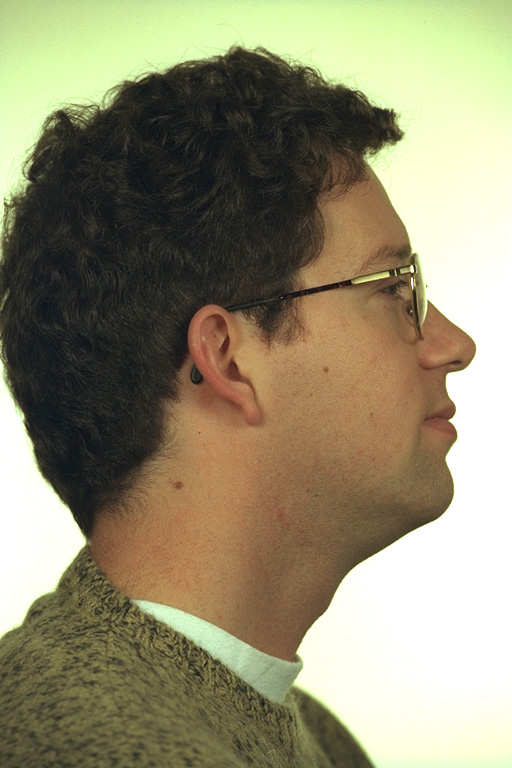
#> input picture Images/Original Images/img_010.jpg, 512 x 768 px; its folder holds only this picture in this run
$ jupyter execute Task3-4.ipynb
#> lines starting #> are read from the running program, lines starting #| are printed output that depends on the picture; after the words box and inside, x2 and y2 are one past the last pixel; in counts of white or black regions, pixels touching at a corner belong together
### Codes/utils.py
import matplotlib.pyplot as plt
import numpy as np
import glob
import cv2
def mask_by_range_and_plot(max_bgr_skin_range,min_bgr_skin_range,max_hsv_skin_range,min_hsv_skin_range):
    print("Max bgr skin range",max_bgr_skin_range)
    print("Min bgr skin range",min_bgr_skin_range)
    print("Max hsv skin range",max_hsv_skin_range)
    print("Min hsv skin range",min_hsv_skin_range)

    original_images=glob.glob("Images/Original Images/img_01*.jpg")+glob.glob("Images/Original Images/img_020.jpg")
    original_images.sort()


    for img in original_images:
        plt.figure(figsize=(20,9))

        bgr_img=cv2.imread(img)
        plt.subplot(141)
        bgr_mask=cv2.inRange(bgr_img,min_bgr_skin_range,max_bgr_skin_range)
        plt.axis('off')
        plt.title("BGR Mask",fontsize=15)
        plt.imshow(bgr_mask, cmap=plt.cm.gray)

        masked_bgr=cv2.bitwise_and(bgr_img,bgr_img,mask=bgr_mask)
        plt.subplot(142)
        plt.axis('off')
        plt.title("Masked BGR",fontsize=15)
        plt.imshow(cv2.cvtColor(masked_bgr,cv2.COLOR_BGR2RGB))

        hsv_img=cv2.cvtColor(masked_bgr,cv2.COLOR_BGR2HSV)
        hsv_mask=cv2.inRange(hsv_img,min_hsv_skin_range,max_hsv_skin_range)
        masked_hsv=cv2.bitwise_and(hsv_img,hsv_img,mask=hsv_mask)
        plt.subplot(143)
        plt.axis('off')
        plt.title("HSV Mask",fontsize=15)
        plt.imshow(hsv_mask, cmap=plt.cm.gray)

        plt.subplot(144)
        plt.axis('off')
        plt.title("Masked HSV",fontsize=15)
        plt.imshow(cv2.cvtColor(masked_hsv,cv2.COLOR_HSV2RGB))

        plt.show()

# [59 lines left out: functions mask_by_dilated_range_and_plot, kMeans, not called in this run]

### HW1/Task3-4.ipynb
[cell 1]
import numpy as np
import cv2
import matplotlib.pyplot as plt

from collections import Counter

from sklearn.cluster import KMeans
import glob
from utils import mask_by_range_and_plot

[cell 2]
def draw_samples_from_face(mu=15):
    x_s=[]
    y_s=[]
    b=mu
    a=2*b
    for i in range(12000):
        y=np.random.randint(-a,a)
        x=np.random.randint(-b,b)
        if np.divide(np.square(x),np.square(b))+np.divide(np.square(y),np.square(a))<1:
                y_s.append(y)
                x_s.append(x)
                if len(y_s)==25:
                    break
    return  list(map(lambda x: x + 256, x_s)),list(map(lambda x: x +384, y_s))

def get_max_min_centroid_values(img):
    reshaped_img =img.reshape(img.shape[0] * img.shape[1],img.shape[2])
    kmeans=KMeans(n_clusters=4)
    quantized_img_predicted=kmeans.fit_predict(reshaped_img)

    quantized_img = [ kmeans.cluster_centers_[cl] for cl in quantized_img_predicted ]
    quantized_img=np.array(quantized_img).reshape(img.shape[0] , img.shape[1],img.shape[2])
    x,y=draw_samples_from_face(10)
    values,counts=np.unique(quantized_img[y,x],return_counts=True,axis=0)
    centroid_having_max_instances=np.argmax(counts)

    max_centroid=reshaped_img[centroid_having_max_instances==quantized_img_predicted]
    return np.max(max_centroid,axis=0),np.min(max_centroid,axis=0)

[cell 3]
min_ranges_bgr=[]
max_ranges_bgr=[]
min_ranges_hsv=[]
max_ranges_hsv=[]
original_images=glob.glob("Images/Original Images/img_01*.jpg")+glob.glob("Images/Original Images/img_020.jpg")
original_images.sort()
for img_path in original_images:
    bgr_img=cv2.imread(img_path)
#> bgr_img is the input picture: shape (768, 512, 3); mean B, G, R 113, 140.4, 146.6
    max_rgb,min_rgb=get_max_min_centroid_values(bgr_img)
#> in get_max_min_centroid_values, `quantized_img = [ kmeans.cluster_centers_[cl] for cl in quantized_img_..`: quantized_img = 393216 items
#> in get_max_min_centroid_values, `quantized_img=np.array(quantized_img).reshape(img.shape[0] , img.shape..`:
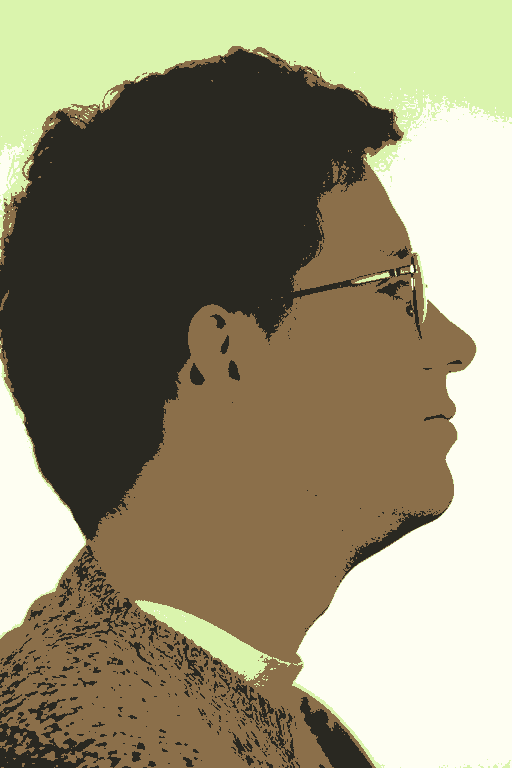
#> quantized_img: shape (768, 512, 3) float64; mean B, G, R 113, 140.4, 146.6
#> in get_max_min_centroid_values, `values,counts=np.unique(quantized_img[y,x],return_counts=True,axis=0)`: values = [[74.1, 111.6, 139.2]]; counts = [25]
#> in get_max_min_centroid_values, `centroid_having_max_instances=np.argmax(counts)`: centroid_having_max_instances = 0
#> max_rgb = [140, 191, 207]; min_rgb = [30, 56, 81]
    max_ranges_bgr.append(max_rgb)
    min_ranges_bgr.append(min_rgb)
    hsv_img=cv2.cvtColor(bgr_img,cv2.COLOR_BGR2HSV)
#> hsv_img: shape (768, 512, 3); mean H, S, V 30.1, 68.5, 150.9
    max_hsv,min_hsv=get_max_min_centroid_values(hsv_img)
#> in get_max_min_centroid_values (call 2), `quantized_img=np.array(quantized_img).reshape(img.shape[0] , img.shape..`:
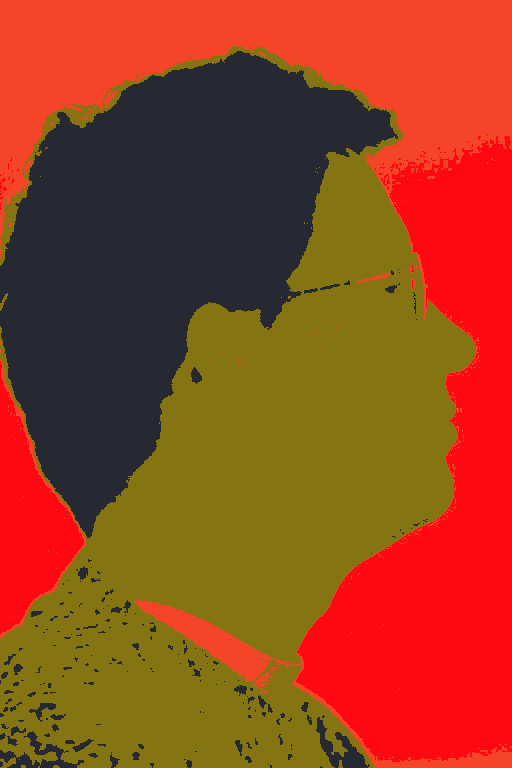
#> quantized_img: shape (768, 512, 3) float64; mean B, G, R 30.1, 68.5, 150.9
#> in get_max_min_centroid_values (call 2), `values,counts=np.unique(quantized_img[y,x],return_counts=True,axis=0)`: values = [[18.97, 117.4, 133.8]]
#> max_hsv = [179, 148, 106]; min_hsv = [0, 0, 10]
    max_ranges_hsv.append(max_hsv)
    min_ranges_hsv.append(min_hsv)

max_bgr_skin_range=np.max(max_ranges_bgr,axis=0).astype(np.uint8)
#> max_bgr_skin_range = [140, 191, 207]
min_bgr_skin_range=np.min(min_ranges_bgr,axis=0).astype(np.uint8)
#> min_bgr_skin_range = [30, 56, 81]
max_hsv_skin_range=np.max(max_ranges_hsv,axis=0).astype(np.uint8)
#> max_hsv_skin_range = [179, 148, 106]
min_hsv_skin_range=np.min(min_ranges_hsv,axis=0).astype(np.uint8)
#> min_hsv_skin_range = [0, 0, 10]

mask_by_range_and_plot(max_bgr_skin_range,min_bgr_skin_range,max_hsv_skin_range,min_hsv_skin_range)
#| Max bgr skin range [140 191 207]
#| Min bgr skin range [30 56 81]
#| Max hsv skin range [179 148 106]
#| Min hsv skin range [ 0  0 10]
#> in mask_by_range_and_plot, `bgr_mask=cv2.inRange(bgr_img,min_bgr_skin_range,max_bgr_skin_range)`:
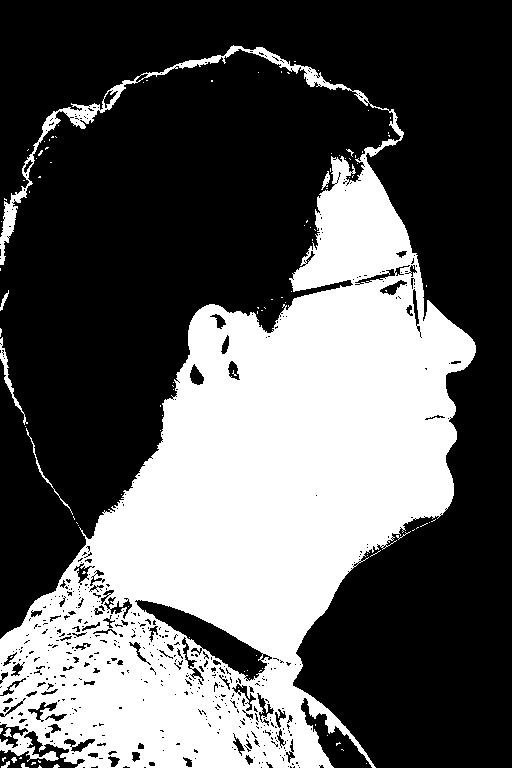
#> bgr_mask: shape (768, 512); 36.5% white; 111 white regions (101 under 20 px), largest, box (x1, y1, x2, y2) and area: (0, 45, 476, 768) 142458, (0, 337, 28, 425) 318, (26, 428, 73, 515) 157
#> in mask_by_range_and_plot, `masked_bgr=cv2.bitwise_and(bgr_img,bgr_img,mask=bgr_mask)`:
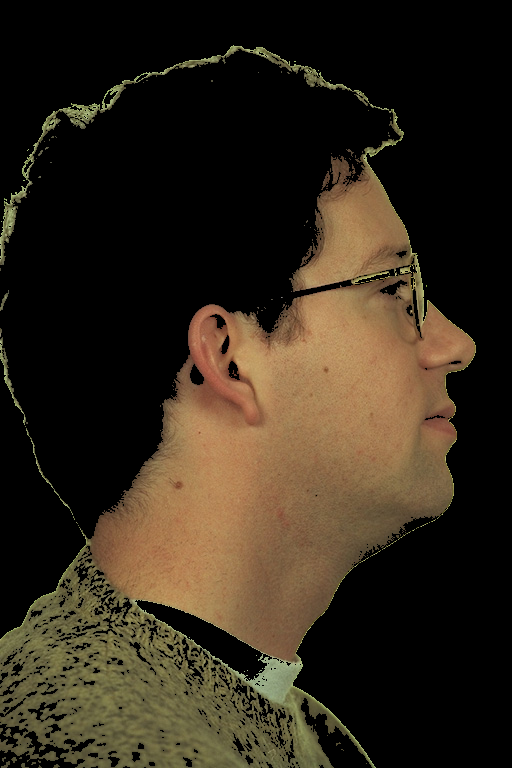
#> masked_bgr: shape (768, 512, 3); mean B, G, R 26.7, 40.2, 50
#> in mask_by_range_and_plot, `hsv_img=cv2.cvtColor(masked_bgr,cv2.COLOR_BGR2HSV)`: hsv_img: shape (768, 512, 3); mean H, S, V 6.9, 42.7, 50.1
#> in mask_by_range_and_plot, `hsv_mask=cv2.inRange(hsv_img,min_hsv_skin_range,max_hsv_skin_range)`:
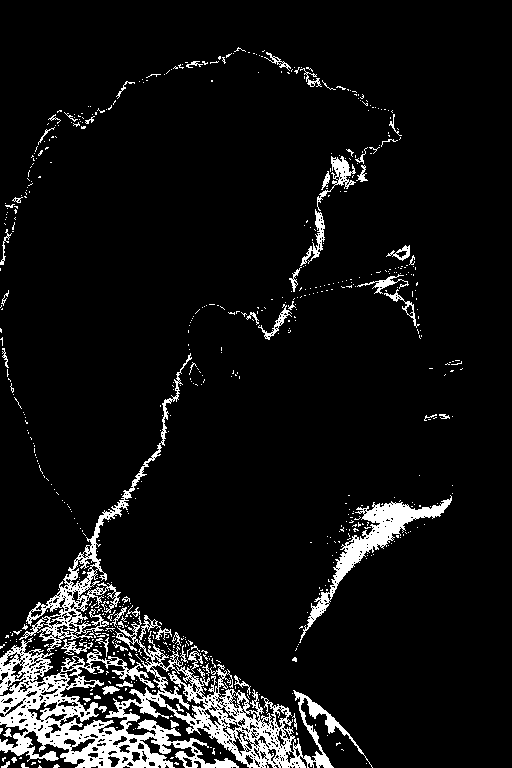
#> hsv_mask: shape (768, 512); 7.7% white; 643 white regions (584 under 20 px), largest, box (x1, y1, x2, y2) and area: (0, 615, 373, 768) 17587, (19, 353, 192, 652) 3630, (299, 495, 452, 643) 3094
#> in mask_by_range_and_plot, `masked_hsv=cv2.bitwise_and(hsv_img,hsv_img,mask=hsv_mask)`: masked_hsv: shape (768, 512, 3); mean H, S, V 1.9, 7.8, 7.3
#> in mask_by_range_and_plot, `plt.show()`:
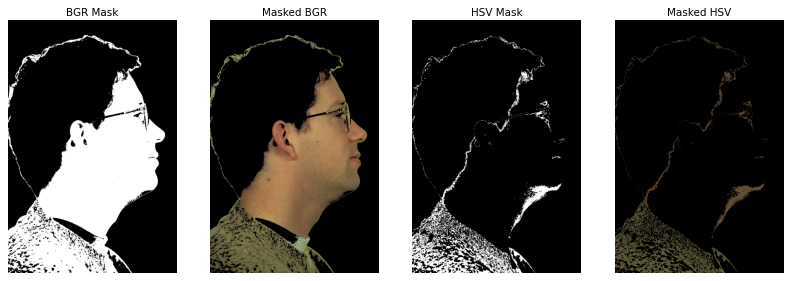
#> figure drawn by matplotlib, 4 panels

$ run again, on Images/Original Images/img_017.jpg
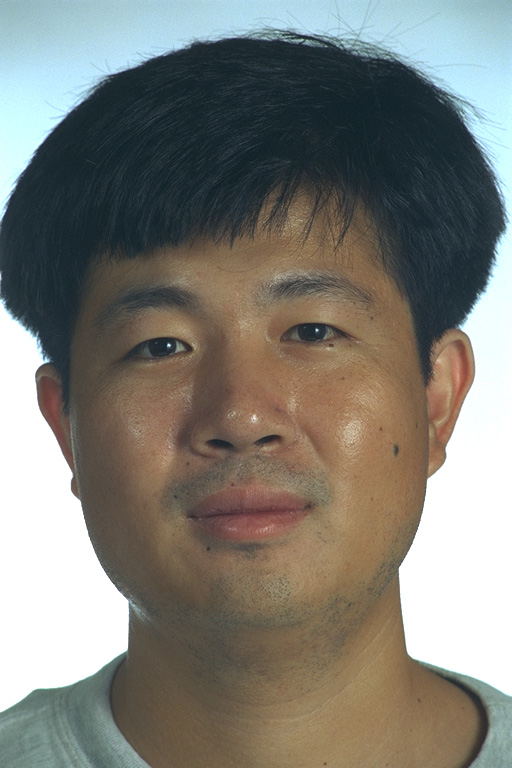
#> input picture Images/Original Images/img_017.jpg, 512 x 768 px
#> bgr_img is the input picture: shape (768, 512, 3); mean B, G, R 118, 125, 126.1
#> in get_max_min_centroid_values, `quantized_img = [ kmeans.cluster_centers_[cl] for cl in quantized_img_..`: quantized_img = 393216 items
#> values = [[86.42, 108, 127]]; counts = [25]
#> centroid_having_max_instances = 0
#> max_rgb = [255, 255, 233]; min_rgb = [136, 146, 115]
#> max_hsv = [179, 161, 145]; min_hsv = [36, 4, 31]
#> max_bgr_skin_range = [255, 255, 233]
#> min_bgr_skin_range = [136, 146, 115]
#> max_hsv_skin_range = [179, 161, 145]
#> min_hsv_skin_range = [36, 4, 31]
#| Max bgr skin range [255 255 233]
#| Min bgr skin range [136 146 115]
#| Max hsv skin range [179 161 145]
#| Min hsv skin range [36  4 31]
#> in mask_by_range_and_plot, `bgr_mask=cv2.inRange(bgr_img,min_bgr_skin_range,max_bgr_skin_range)`:
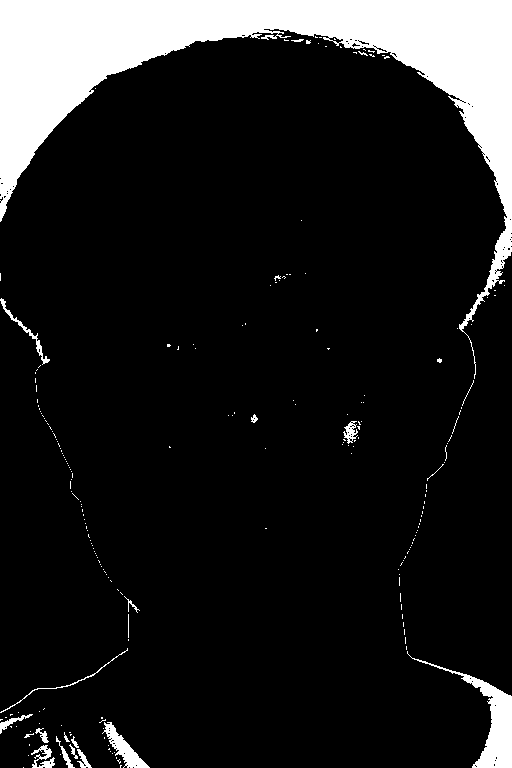
#> bgr_mask: shape (768, 512); 12.2% white; 219 white regions (198 under 20 px), largest, box (x1, y1, x2, y2) and area: (0, 0, 512, 379) 42628, (407, 651, 512, 768) 2343, (102, 722, 150, 768) 701
#> hsv_mask: shape (768, 512); every value is 0
#> masked_hsv: shape (768, 512, 3); every value is 0
#> in mask_by_range_and_plot, `plt.show()`:
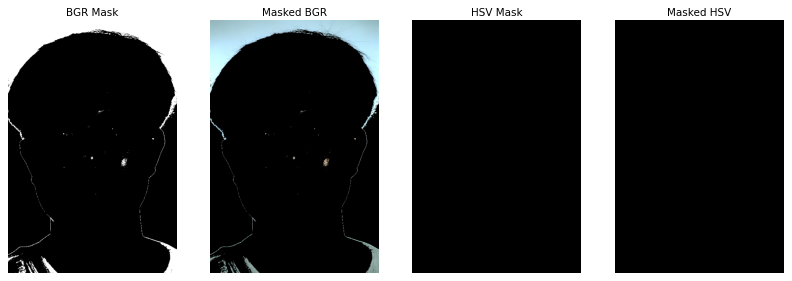
#> figure drawn by matplotlib, 4 panels

$ run again, on Images/Original Images/img_018.jpg
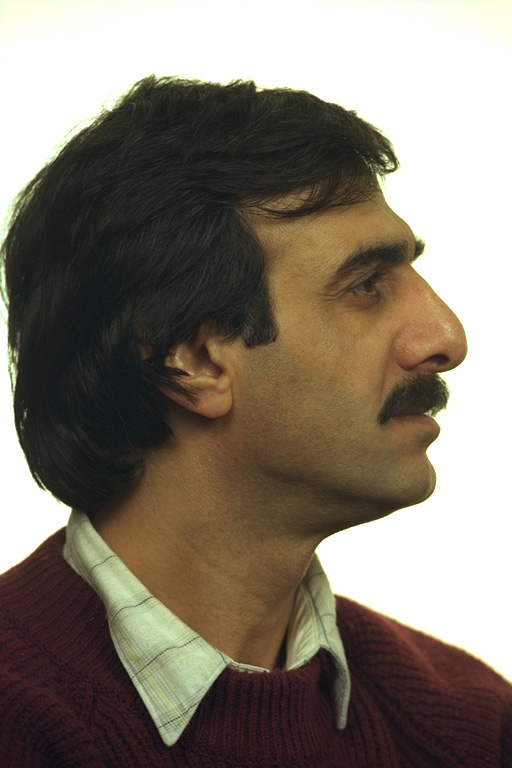
#> input picture Images/Original Images/img_018.jpg, 512 x 768 px
#> bgr_img is the input picture: shape (768, 512, 3); mean B, G, R 109.8, 121.7, 130.9
#> in get_max_min_centroid_values, `quantized_img = [ kmeans.cluster_centers_[cl] for cl in quantized_img_..`: quantized_img = 393216 items
#> values = [[59.03, 94.86, 122.9]]; counts = [25]
#> centroid_having_max_instances = 0
#> max_rgb = [113, 153, 188]; min_rgb = [10, 47, 72]
#> max_hsv = [175, 102, 255]; min_hsv = [0, 0, 160]
#> max_bgr_skin_range = [113, 153, 188]
#> min_bgr_skin_range = [10, 47, 72]
#> max_hsv_skin_range = [175, 102, 255]
#> min_hsv_skin_range = [0, 0, 160]
#| Max bgr skin range [113 153 188]
#| Min bgr skin range [10 47 72]
#| Max hsv skin range [175 102 255]
#| Min hsv skin range [  0   0 160]
#> in mask_by_range_and_plot, `bgr_mask=cv2.inRange(bgr_img,min_bgr_skin_range,max_bgr_skin_range)`:
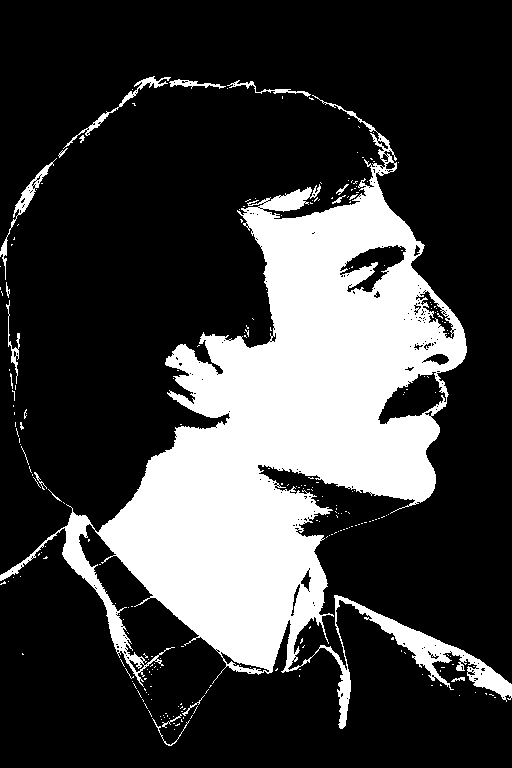
#> bgr_mask: shape (768, 512); 24.8% white; 254 white regions (235 under 20 px), largest, box (x1, y1, x2, y2) and area: (0, 95, 512, 729) 94411, (0, 158, 57, 280) 626, (63, 76, 171, 149) 518
#> hsv_mask: shape (768, 512); 0.01% white in thin lines or dots, all inside (x1, y1, x2, y2) = (1, 207, 456, 640)
#> masked_hsv: shape (768, 512, 3); mean H, S, V 0, 0, 0
#> in mask_by_range_and_plot, `plt.show()`:
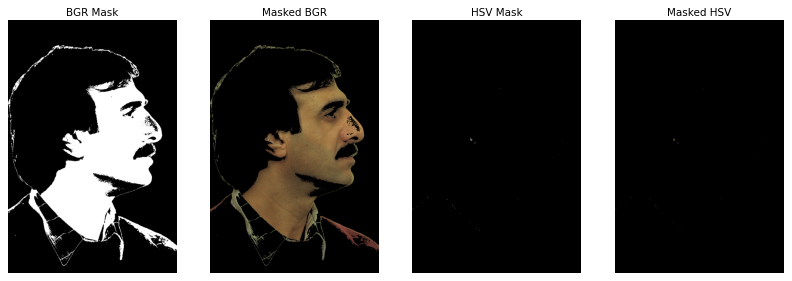
#> figure drawn by matplotlib, 4 panels

$ run again, on Images/Original Images/img_011.jpg
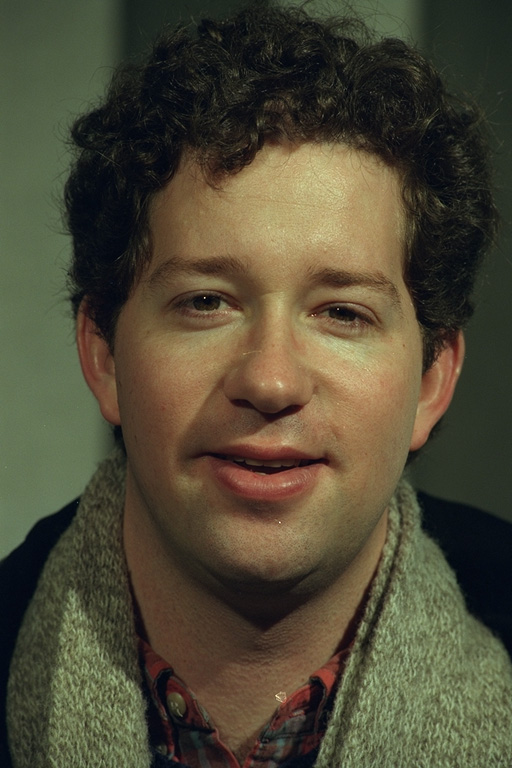
#> input picture Images/Original Images/img_011.jpg, 512 x 768 px
#> bgr_img is the input picture: shape (768, 512, 3); mean B, G, R 54.2, 73.7, 79.3
#> in get_max_min_centroid_values, `quantized_img = [ kmeans.cluster_centers_[cl] for cl in quantized_img_..`: quantized_img = 393216 items
#> values = [[42.5, 57.77, 65.86], [72.98, 103.2, 106.4], [99.15, 142.6, 162.5]]; counts = [8, 6, 11]
#> centroid_having_max_instances = 2
#> max_rgb = [47, 50, 66]; min_rgb = [0, 0, 0]
#> max_hsv = [177, 128, 99]; min_hsv = [0, 0, 4]
#> max_bgr_skin_range = [47, 50, 66]
#> min_bgr_skin_range = [0, 0, 0]
#> max_hsv_skin_range = [177, 128, 99]
#> min_hsv_skin_range = [0, 0, 4]
#| Max bgr skin range [47 50 66]
#| Min bgr skin range [0 0 0]
#| Max hsv skin range [177 128  99]
#| Min hsv skin range [0 0 4]
#> in mask_by_range_and_plot, `bgr_mask=cv2.inRange(bgr_img,min_bgr_skin_range,max_bgr_skin_range)`:
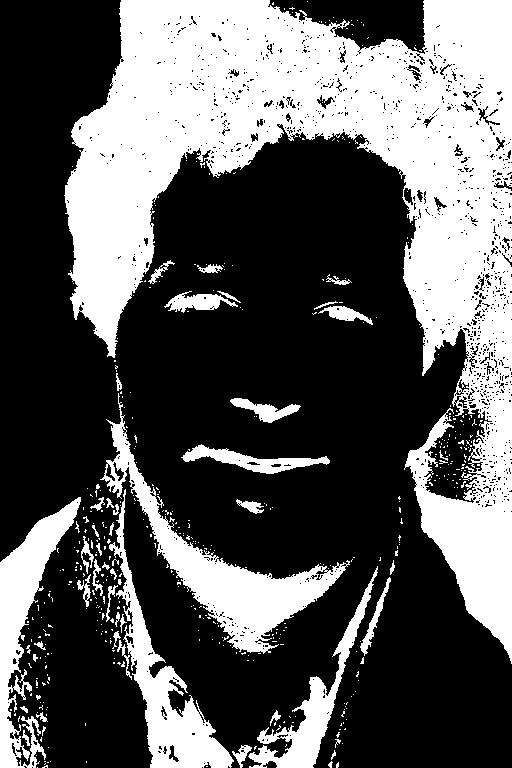
#> bgr_mask: shape (768, 512); 35.8% white; 477 white regions (429 under 20 px), largest, box (x1, y1, x2, y2) and area: (64, 0, 512, 664) 102828, (100, 393, 350, 654) 11039, (109, 489, 234, 768) 7413
#> hsv_mask: shape (768, 512); 29.1% white; 613 white regions (559 under 20 px), largest, box (x1, y1, x2, y2) and area: (64, 0, 512, 664) 86626, (100, 404, 350, 654) 10945, (109, 489, 231, 768) 5380
#> masked_hsv: shape (768, 512, 3); mean H, S, V 17.5, 18.5, 10.1
#> in mask_by_range_and_plot, `plt.show()`:
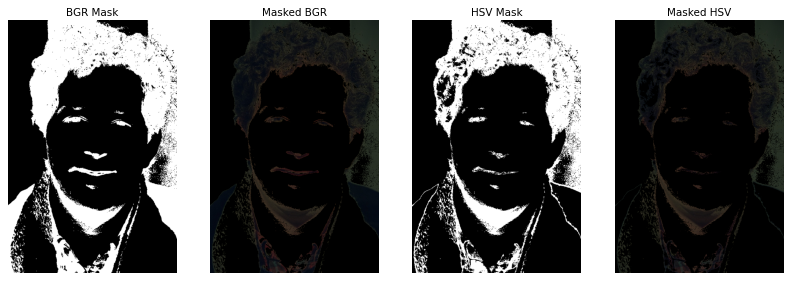
#> figure drawn by matplotlib, 4 panels
